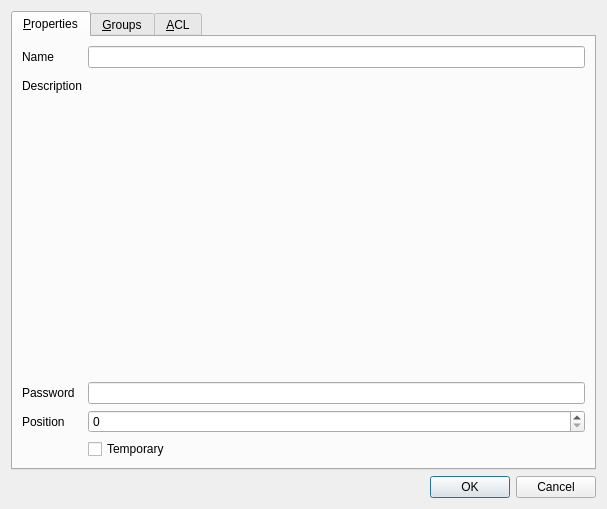
<?xml version="1.0" encoding="UTF-8"?>
<ui version="4.0">
 <class>ACLEditor</class>
 <widget class="QDialog" name="ACLEditor">
  <property name="geometry">
   <rect>
    <x>0</x>
    <y>0</y>
    <width>607</width>
    <height>509</height>
   </rect>
  </property>
  <property name="windowTitle">
   <string>Dialog</string>
  </property>
  <layout class="QVBoxLayout">
   <item>
    <widget class="QTabWidget" name="qtwTab">
     <property name="currentIndex">
      <number>0</number>
     </property>
     <widget class="QWidget" name="qwChannel">
      <attribute name="title">
       <string>&amp;Properties</string>
      </attribute>
      <layout class="QFormLayout" name="formLayout">
       <property name="fieldGrowthPolicy">
        <enum>QFormLayout::AllNonFixedFieldsGrow</enum>
       </property>
       <item row="0" column="0">
        <widget class="QLabel" name="qlChannelName">
         <property name="text">
          <string>Name</string>
         </property>
        </widget>
       </item>
       <item row="0" column="1">
        <widget class="QLineEdit" name="qleChannelName">
         <property name="toolTip">
          <string>Enter the channel name here.</string>
         </property>
         <property name="whatsThis">
          <string>&lt;b&gt;Name&lt;/b&gt;&lt;br&gt;Enter the channel name in this field. The name has to comply with the restriction imposed by the server you are connected to.</string>
         </property>
        </widget>
       </item>
       <item row="1" column="0">
        <widget class="QLabel" name="qlChannelDescription">
         <property name="text">
          <string>Description</string>
         </property>
        </widget>
       </item>
       <item row="2" column="0">
        <widget class="QLabel" name="qlChannelPassword">
         <property name="text">
          <string>Password</string>
         </property>
        </widget>
       </item>
       <item row="2" column="1">
        <widget class="QLineEdit" name="qleChannelPassword">
         <property name="toolTip">
          <string>Enter the channel password here.</string>
         </property>
         <property name="whatsThis">
          <string>&lt;b&gt;Password&lt;/b&gt;&lt;br&gt;This field allows you to easily set and change the password of a channel. In the background it uses Mumble's access tokens feature. To allow more fine grained and powerful access control directly use ACLs and groups instead (&lt;i&gt;Advanced configuration&lt;/i&gt; has to be checked to be able to see these settings).</string>
         </property>
        </widget>
       </item>
       <item row="4" column="1">
        <widget class="QCheckBox" name="qcbChannelTemporary">
         <property name="toolTip">
          <string>Check to create a temporary channel.</string>
         </property>
         <property name="whatsThis">
          <string>&lt;b&gt;Temporary&lt;/b&gt;&lt;br&gt;
When checked the channel created will be marked as temporary. This means when the last player leaves it the channel will be automatically deleted by the server.</string>
         </property>
         <property name="text">
          <string>Temporary</string>
         </property>
        </widget>
       </item>
       <item row="3" column="1">
        <widget class="QSpinBox" name="qsbChannelPosition">
         <property name="maximumSize">
          <size>
           <width>16777215</width>
           <height>16777215</height>
          </size>
         </property>
         <property name="toolTip">
          <string>Channel positioning facility value</string>
         </property>
         <property name="whatsThis">
          <string>&lt;b&gt;Position&lt;/b&gt;&lt;br/&gt;
This value enables you to change the way Mumble arranges the channels in the tree. A channel with a higher &lt;i&gt;Position&lt;/i&gt; value will always be placed below one with a lower value and the other way around. If the &lt;i&gt;Position&lt;/i&gt; value of two channels is equal they will get sorted alphabetically by their name.</string>
         </property>
         <property name="maximum">
          <number>99</number>
         </property>
        </widget>
       </item>
       <item row="3" column="0">
        <widget class="QLabel" name="qlChannelPosition">
         <property name="text">
          <string>Position</string>
         </property>
        </widget>
       </item>
       <item row="1" column="1">
        <widget class="RichTextEditor" name="rteChannelDescription" native="true">
         <property name="sizePolicy">
          <sizepolicy hsizetype="Preferred" vsizetype="Preferred">
           <horstretch>0</horstretch>
           <verstretch>1</verstretch>
          </sizepolicy>
         </property>
        </widget>
       </item>
      </layout>
     </widget>
     <widget class="QWidget" name="qwGroups">
      <attribute name="title">
       <string>&amp;Groups</string>
      </attribute>
      <layout class="QVBoxLayout">
       <item>
        <widget class="QGroupBox" name="qgbGroups">
         <property name="title">
          <string>Group</string>
         </property>
         <layout class="QHBoxLayout">
          <item>
           <widget class="QComboBox" name="qcbGroupList">
            <property name="sizePolicy">
             <sizepolicy hsizetype="MinimumExpanding" vsizetype="Fixed">
              <horstretch>0</horstretch>
              <verstretch>0</verstretch>
             </sizepolicy>
            </property>
            <property name="maximumSize">
             <size>
              <width>300</width>
              <height>16777215</height>
             </size>
            </property>
            <property name="sizeIncrement">
             <size>
              <width>0</width>
              <height>0</height>
             </size>
            </property>
            <property name="toolTip">
             <string>List of groups</string>
            </property>
            <property name="whatsThis">
             <string>&lt;b&gt;Group&lt;/b&gt;&lt;br&gt;
These are all the groups currently defined for the channel. To create a new group, just type in the name and press enter.</string>
            </property>
            <property name="editable">
             <bool>true</bool>
            </property>
           </widget>
          </item>
          <item>
           <widget class="QPushButton" name="qpbGroupAdd">
            <property name="toolTip">
             <string>Add new group</string>
            </property>
            <property name="whatsThis">
             <string>&lt;b&gt;Add&lt;/b&gt;&lt;br/&gt;
Add a new group.</string>
            </property>
            <property name="text">
             <string>Add</string>
            </property>
           </widget>
          </item>
          <item>
           <widget class="QPushButton" name="qpbGroupRemove">
            <property name="toolTip">
             <string>Remove selected group</string>
            </property>
            <property name="whatsThis">
             <string>&lt;b&gt;Remove&lt;/b&gt;&lt;br&gt;This removes the currently selected group. If the group was inherited, it will not be removed from the list, but all local information about the group will be cleared.</string>
            </property>
            <property name="text">
             <string>Remove</string>
            </property>
            <property name="autoDefault">
             <bool>false</bool>
            </property>
           </widget>
          </item>
          <item>
           <widget class="QCheckBox" name="qcbGroupInherit">
            <property name="toolTip">
             <string>Inherit group members from parent</string>
            </property>
            <property name="whatsThis">
             <string>&lt;b&gt;Inherit&lt;/b&gt;&lt;br&gt;This inherits all the members in the group from the parent, if the group is marked as &lt;i&gt;Inheritable&lt;/i&gt; in the parent channel.</string>
            </property>
            <property name="text">
             <string>Inherit</string>
            </property>
           </widget>
          </item>
          <item>
           <widget class="QCheckBox" name="qcbGroupInheritable">
            <property name="toolTip">
             <string>Make group inheritable to sub-channels</string>
            </property>
            <property name="whatsThis">
             <string>&lt;b&gt;Inheritable&lt;/b&gt;&lt;br&gt;This makes this group inheritable to sub-channels. If the group is non-inheritable, sub-channels are still free to create a new group with the same name.</string>
            </property>
            <property name="text">
             <string>Inheritable</string>
            </property>
           </widget>
          </item>
          <item>
           <widget class="QCheckBox" name="qcbGroupInherited">
            <property name="enabled">
             <bool>false</bool>
            </property>
            <property name="toolTip">
             <string>Group was inherited from parent channel</string>
            </property>
            <property name="whatsThis">
             <string>&lt;b&gt;Inherited&lt;/b&gt;&lt;br&gt;This indicates that the group was inherited from the parent channel. You cannot edit this flag, it's just for information.</string>
            </property>
            <property name="text">
             <string>Inherited</string>
            </property>
           </widget>
          </item>
         </layout>
        </widget>
       </item>
       <item>
        <widget class="QGroupBox" name="qgbGroupMembers">
         <property name="title">
          <string>Members</string>
         </property>
         <layout class="QGridLayout">
          <item row="0" column="0" colspan="3">
           <widget class="QLabel" name="qliGroupAdd">
            <property name="text">
             <string>Members</string>
            </property>
            <property name="buddy">
             <cstring>qlwGroupAdd</cstring>
            </property>
           </widget>
          </item>
          <item row="0" column="6">
           <widget class="QLabel" name="qliGroupInherit">
            <property name="text">
             <string>Inherited members</string>
            </property>
            <property name="buddy">
             <cstring>qlwGroupInherit</cstring>
            </property>
           </widget>
          </item>
          <item row="1" column="0" colspan="3">
           <widget class="QListWidget" name="qlwGroupAdd">
            <property name="toolTip">
             <string>Contains the list of members added to the group by this channel.</string>
            </property>
            <property name="whatsThis">
             <string>&lt;b&gt;Members&lt;/b&gt;&lt;br&gt;
This list contains all members that were added to the group by the current channel. Be aware that this does not include members inherited by higher levels of the channel tree. These can be found in the &lt;i&gt;Inherited members&lt;/i&gt; list. To prevent this list to be inherited by lower level channels uncheck &lt;i&gt;Inheritable&lt;/i&gt; or manually add the members to the &lt;i&gt;Excluded members&lt;/i&gt; list.</string>
            </property>
           </widget>
          </item>
          <item row="1" column="3" colspan="3">
           <widget class="QListWidget" name="qlwGroupRemove">
            <property name="toolTip">
             <string>Contains a list of members whose group membership will not be inherited from the parent channel.</string>
            </property>
            <property name="whatsThis">
             <string>&lt;b&gt;Excluded members&lt;/b&gt;&lt;br&gt;
Contains a list of members whose group membership will not be inherited from the parent channel.</string>
            </property>
           </widget>
          </item>
          <item row="1" column="6" rowspan="2">
           <widget class="QListWidget" name="qlwGroupInherit">
            <property name="toolTip">
             <string>Contains the list of members inherited by other channels.</string>
            </property>
            <property name="whatsThis">
             <string>&lt;b&gt;Inherited members&lt;/b&gt;&lt;br&gt;
Contains the list of members inherited by the current channel. Uncheck &lt;i&gt;Inherit&lt;/i&gt; to prevent inheritance from higher level channels.</string>
            </property>
           </widget>
          </item>
          <item row="2" column="0" colspan="2">
           <widget class="QComboBox" name="qcbGroupAdd">
            <property name="sizePolicy">
             <sizepolicy hsizetype="Expanding" vsizetype="Fixed">
              <horstretch>0</horstretch>
              <verstretch>0</verstretch>
             </sizepolicy>
            </property>
            <property name="toolTip">
             <string>Add member to group</string>
            </property>
            <property name="whatsThis">
             <string>Type in the name of a user you wish to add to the group and click Add.</string>
            </property>
            <property name="editable">
             <bool>true</bool>
            </property>
            <property name="insertPolicy">
             <enum>QComboBox::NoInsert</enum>
            </property>
            <property name="sizeAdjustPolicy">
             <enum>QComboBox::AdjustToMinimumContentsLength</enum>
            </property>
           </widget>
          </item>
          <item row="2" column="2">
           <widget class="QPushButton" name="qpbGroupAddAdd">
            <property name="text">
             <string>Add</string>
            </property>
           </widget>
          </item>
          <item row="2" column="3" colspan="2">
           <widget class="QComboBox" name="qcbGroupRemove">
            <property name="sizePolicy">
             <sizepolicy hsizetype="Expanding" vsizetype="Fixed">
              <horstretch>0</horstretch>
              <verstretch>0</verstretch>
             </sizepolicy>
            </property>
            <property name="toolTip">
             <string>Remove member from group</string>
            </property>
            <property name="whatsThis">
             <string>Type in the name of a user you wish to remove from the group and click Add.</string>
            </property>
            <property name="editable">
             <bool>true</bool>
            </property>
            <property name="insertPolicy">
             <enum>QComboBox::NoInsert</enum>
            </property>
            <property name="sizeAdjustPolicy">
             <enum>QComboBox::AdjustToMinimumContentsLength</enum>
            </property>
           </widget>
          </item>
          <item row="2" column="5">
           <widget class="QPushButton" name="qpbGroupRemoveAdd">
            <property name="text">
             <string>Add</string>
            </property>
           </widget>
          </item>
          <item row="3" column="0" colspan="3">
           <widget class="QPushButton" name="qpbGroupAddRemove">
            <property name="text">
             <string>Remove</string>
            </property>
           </widget>
          </item>
          <item row="3" column="3" colspan="3">
           <widget class="QPushButton" name="qpbGroupRemoveRemove">
            <property name="text">
             <string>Remove</string>
            </property>
           </widget>
          </item>
          <item row="3" column="6">
           <widget class="QPushButton" name="qpbGroupInheritRemove">
            <property name="text">
             <string>Exclude</string>
            </property>
           </widget>
          </item>
          <item row="0" column="3" colspan="3">
           <widget class="QLabel" name="qliGroupRemove">
            <property name="text">
             <string>Excluded members</string>
            </property>
            <property name="buddy">
             <cstring>qlwGroupRemove</cstring>
            </property>
           </widget>
          </item>
         </layout>
        </widget>
       </item>
      </layout>
     </widget>
     <widget class="QWidget" name="qwACL">
      <attribute name="title">
       <string>&amp;ACL</string>
      </attribute>
      <layout class="QHBoxLayout" name="horizontalLayout">
       <item>
        <layout class="QVBoxLayout" name="qlVerticalACL">
         <item>
          <widget class="QGroupBox" name="qgbACLs">
           <property name="title">
            <string>Active ACLs</string>
           </property>
           <layout class="QGridLayout">
            <item row="0" column="0" rowspan="2" colspan="5">
             <widget class="QListWidget" name="qlwACLs">
              <property name="toolTip">
               <string>List of entries</string>
              </property>
              <property name="whatsThis">
               <string>This shows all the entries active on this channel. Entries inherited from parent channels will be show in italics.&lt;br /&gt;ACLs are evaluated top to bottom, meaning priority increases as you move down the list.</string>
              </property>
             </widget>
            </item>
            <item row="2" column="0">
             <widget class="QCheckBox" name="qcbACLInherit">
              <property name="toolTip">
               <string>Inherit ACL of parent?</string>
              </property>
              <property name="whatsThis">
               <string>This sets whether or not the ACL up the chain of parent channels are applied to this object. Only those entries that are marked in the parent as &quot;Apply to sub-channels&quot; will be inherited.</string>
              </property>
              <property name="text">
               <string>Inherit ACLs</string>
              </property>
             </widget>
            </item>
            <item row="2" column="1">
             <widget class="QPushButton" name="qpbACLUp">
              <property name="toolTip">
               <string>Move entry up</string>
              </property>
              <property name="whatsThis">
               <string>This moves the entry up in the list. As entries are evaluated in order, this may change the effective permissions of users. You cannot move an entry above an inherited entry, if you really need that you'll have to duplicate the inherited entry.</string>
              </property>
              <property name="text">
               <string>&amp;Up</string>
              </property>
              <property name="autoDefault">
               <bool>false</bool>
              </property>
             </widget>
            </item>
            <item row="2" column="2">
             <widget class="QPushButton" name="qpbACLDown">
              <property name="toolTip">
               <string>Move entry down</string>
              </property>
              <property name="whatsThis">
               <string>This moves the entry down in the list. As entries are evaluated in order, this may change the effective permissions of users.</string>
              </property>
              <property name="text">
               <string>&amp;Down</string>
              </property>
              <property name="autoDefault">
               <bool>false</bool>
              </property>
             </widget>
            </item>
            <item row="2" column="3">
             <widget class="QPushButton" name="qpbACLAdd">
              <property name="toolTip">
               <string>Add new entry</string>
              </property>
              <property name="whatsThis">
               <string>This adds a new entry, initially set with no permissions and applying to all.</string>
              </property>
              <property name="text">
               <string>&amp;Add</string>
              </property>
              <property name="autoDefault">
               <bool>false</bool>
              </property>
             </widget>
            </item>
            <item row="2" column="4">
             <widget class="QPushButton" name="qpbACLRemove">
              <property name="toolTip">
               <string>Remove entry</string>
              </property>
              <property name="whatsThis">
               <string>This removes the currently selected entry.</string>
              </property>
              <property name="text">
               <string>&amp;Remove</string>
              </property>
              <property name="autoDefault">
               <bool>false</bool>
              </property>
             </widget>
            </item>
           </layout>
          </widget>
         </item>
         <item>
          <widget class="QGroupBox" name="qgbACLapply">
           <property name="sizePolicy">
            <sizepolicy hsizetype="Expanding" vsizetype="Preferred">
             <horstretch>0</horstretch>
             <verstretch>0</verstretch>
            </sizepolicy>
           </property>
           <property name="title">
            <string>Context</string>
           </property>
           <layout class="QHBoxLayout" name="horizontalLayout_2">
            <item>
             <widget class="QCheckBox" name="qcbACLApplySubs">
              <property name="toolTip">
               <string>Entry should apply to sub-channels.</string>
              </property>
              <property name="whatsThis">
               <string>This makes the entry apply to sub-channels of this channel.</string>
              </property>
              <property name="text">
               <string>Applies to sub-channels</string>
              </property>
             </widget>
            </item>
            <item>
             <widget class="QCheckBox" name="qcbACLApplyHere">
              <property name="toolTip">
               <string>Entry should apply to this channel.</string>
              </property>
              <property name="whatsThis">
               <string>This makes the entry apply to this channel.</string>
              </property>
              <property name="text">
               <string>Applies to this channel</string>
              </property>
             </widget>
            </item>
           </layout>
          </widget>
         </item>
         <item>
          <widget class="QGroupBox" name="qgbACLugroup">
           <property name="sizePolicy">
            <sizepolicy hsizetype="Expanding" vsizetype="Preferred">
             <horstretch>0</horstretch>
             <verstretch>0</verstretch>
            </sizepolicy>
           </property>
           <property name="title">
            <string>User/Group</string>
           </property>
           <layout class="QGridLayout">
            <item row="0" column="0">
             <widget class="QLabel" name="qliACLGroup">
              <property name="text">
               <string>Group</string>
              </property>
              <property name="buddy">
               <cstring>qcbACLGroup</cstring>
              </property>
             </widget>
            </item>
            <item row="0" column="1">
             <widget class="QComboBox" name="qcbACLGroup">
              <property name="sizePolicy">
               <sizepolicy hsizetype="Expanding" vsizetype="Fixed">
                <horstretch>0</horstretch>
                <verstretch>0</verstretch>
               </sizepolicy>
              </property>
              <property name="toolTip">
               <string>Group this entry applies to</string>
              </property>
              <property name="whatsThis">
               <string>This controls which group of users this entry applies to.&lt;br /&gt;Note that the group is evaluated in the context of the channel the entry is used in. For example, the default ACL on the Root channel gives &lt;i&gt;Write&lt;/i&gt; permission to the &lt;i&gt;admin&lt;/i&gt; group. This entry, if inherited by a channel, will give a user write privileges if he belongs to the &lt;i&gt;admin&lt;/i&gt; group in that channel, even if he doesn't belong to the &lt;i&gt;admin&lt;/i&gt; group in the channel where the ACL originated.&lt;br /&gt;If a group name starts with a '!', its membership is negated, and if it starts with a '~', it is evaluated in the channel the ACL was defined in, rather than the channel the ACL is active in.&lt;br /&gt;If a group name starts with a  '#', it is interpreted as an access token. Users must have entered whatever follows the '#' in their list of access tokens to match. This can be used for very simple password access to channels for non-authenticated users.&lt;br /&gt;If a group name starts with a  '$', it will only match users whose certificate hash matches what follows the '$'.&lt;br /&gt;A few special predefined groups are:&lt;br /&gt;&lt;b&gt;all&lt;/b&gt; - Everyone will match.&lt;br /&gt;&lt;b&gt;auth&lt;/b&gt; - All authenticated users will match.&lt;br /&gt;&lt;b&gt;sub,a,b,c&lt;/b&gt; - User currently in a sub-channel minimum &lt;i&gt;a&lt;/i&gt; common parents, and between &lt;i&gt;b&lt;/i&gt; and &lt;i&gt;c&lt;/i&gt; channels down the chain. See the website for more extensive documentation on this one.&lt;br /&gt;&lt;b&gt;in&lt;/b&gt; - Users currently in the channel will match (convenience for '&lt;i&gt;sub,0,0,0&lt;/i&gt;').&lt;br /&gt;&lt;b&gt;out&lt;/b&gt; - Users outside the channel will match (convenience for '&lt;i&gt;!sub,0,0,0&lt;/i&gt;').&lt;br /&gt;Note that an entry applies to either a user or a group, not both.</string>
              </property>
              <property name="editable">
               <bool>true</bool>
              </property>
             </widget>
            </item>
            <item row="1" column="0">
             <widget class="QLabel" name="qliACLUser">
              <property name="text">
               <string>User ID</string>
              </property>
              <property name="buddy">
               <cstring>qcbACLUser</cstring>
              </property>
             </widget>
            </item>
            <item row="1" column="1">
             <widget class="QComboBox" name="qcbACLUser">
              <property name="sizePolicy">
               <sizepolicy hsizetype="Expanding" vsizetype="Fixed">
                <horstretch>0</horstretch>
                <verstretch>0</verstretch>
               </sizepolicy>
              </property>
              <property name="toolTip">
               <string>User this entry applies to</string>
              </property>
              <property name="whatsThis">
               <string>This controls which user this entry applies to. Just type in the user name and hit enter to query the server for a match.</string>
              </property>
              <property name="editable">
               <bool>true</bool>
              </property>
              <property name="sizeAdjustPolicy">
               <enum>QComboBox::AdjustToMinimumContentsLength</enum>
              </property>
             </widget>
            </item>
           </layout>
          </widget>
         </item>
        </layout>
       </item>
       <item>
        <widget class="QGroupBox" name="qgbACLpermissions">
         <property name="title">
          <string>Permissions</string>
         </property>
        </widget>
       </item>
      </layout>
     </widget>
    </widget>
   </item>
   <item>
    <widget class="QDialogButtonBox" name="qdbbButtons">
     <property name="orientation">
      <enum>Qt::Horizontal</enum>
     </property>
     <property name="standardButtons">
      <set>QDialogButtonBox::Cancel|QDialogButtonBox::Ok</set>
     </property>
    </widget>
   </item>
  </layout>
 </widget>
 <customwidgets>
  <customwidget>
   <class>RichTextEditor</class>
   <extends>QWidget</extends>
   <header>RichTextEditor.h</header>
   <container>1</container>
  </customwidget>
 </customwidgets>
 <tabstops>
  <tabstop>qtwTab</tabstop>
  <tabstop>qleChannelName</tabstop>
  <tabstop>qleChannelPassword</tabstop>
  <tabstop>qsbChannelPosition</tabstop>
  <tabstop>qcbChannelTemporary</tabstop>
  <tabstop>qcbGroupList</tabstop>
  <tabstop>qpbGroupAdd</tabstop>
  <tabstop>qpbGroupRemove</tabstop>
  <tabstop>qcbGroupInherit</tabstop>
  <tabstop>qcbGroupInheritable</tabstop>
  <tabstop>qcbGroupInherited</tabstop>
  <tabstop>qlwGroupAdd</tabstop>
  <tabstop>qcbGroupAdd</tabstop>
  <tabstop>qpbGroupAddAdd</tabstop>
  <tabstop>qpbGroupAddRemove</tabstop>
  <tabstop>qlwGroupRemove</tabstop>
  <tabstop>qcbGroupRemove</tabstop>
  <tabstop>qpbGroupRemoveAdd</tabstop>
  <tabstop>qpbGroupRemoveRemove</tabstop>
  <tabstop>qlwGroupInherit</tabstop>
  <tabstop>qpbGroupInheritRemove</tabstop>
  <tabstop>qlwACLs</tabstop>
  <tabstop>qcbACLInherit</tabstop>
  <tabstop>qpbACLUp</tabstop>
  <tabstop>qpbACLDown</tabstop>
  <tabstop>qpbACLAdd</tabstop>
  <tabstop>qpbACLRemove</tabstop>
  <tabstop>qcbACLApplySubs</tabstop>
  <tabstop>qcbACLApplyHere</tabstop>
  <tabstop>qcbACLGroup</tabstop>
  <tabstop>qcbACLUser</tabstop>
  <tabstop>qdbbButtons</tabstop>
 </tabstops>
 <resources/>
 <connections>
  <connection>
   <sender>qdbbButtons</sender>
   <signal>accepted()</signal>
   <receiver>ACLEditor</receiver>
   <slot>accept()</slot>
   <hints>
    <hint type="sourcelabel">
     <x>236</x>
     <y>499</y>
    </hint>
    <hint type="destinationlabel">
     <x>157</x>
     <y>274</y>
    </hint>
   </hints>
  </connection>
  <connection>
   <sender>qdbbButtons</sender>
   <signal>rejected()</signal>
   <receiver>ACLEditor</receiver>
   <slot>reject()</slot>
   <hints>
    <hint type="sourcelabel">
     <x>304</x>
     <y>499</y>
    </hint>
    <hint type="destinationlabel">
     <x>286</x>
     <y>274</y>
    </hint>
   </hints>
  </connection>
  <connection>
   <sender>qlwGroupInherit</sender>
   <signal>doubleClicked(QModelIndex)</signal>
   <receiver>qpbGroupInheritRemove</receiver>
   <slot>animateClick()</slot>
   <hints>
    <hint type="sourcelabel">
     <x>476</x>
     <y>316</y>
    </hint>
    <hint type="destinationlabel">
     <x>574</x>
     <y>445</y>
    </hint>
   </hints>
  </connection>
  <connection>
   <sender>qleChannelName</sender>
   <signal>returnPressed()</signal>
   <receiver>ACLEditor</receiver>
   <slot>accept()</slot>
   <hints>
    <hint type="sourcelabel">
     <x>331</x>
     <y>50</y>
    </hint>
    <hint type="destinationlabel">
     <x>303</x>
     <y>254</y>
    </hint>
   </hints>
  </connection>
  <connection>
   <sender>qleChannelPassword</sender>
   <signal>returnPressed()</signal>
   <receiver>ACLEditor</receiver>
   <slot>accept()</slot>
   <hints>
    <hint type="sourcelabel">
     <x>331</x>
     <y>274</y>
    </hint>
    <hint type="destinationlabel">
     <x>303</x>
     <y>254</y>
    </hint>
   </hints>
  </connection>
 </connections>
</ui>
